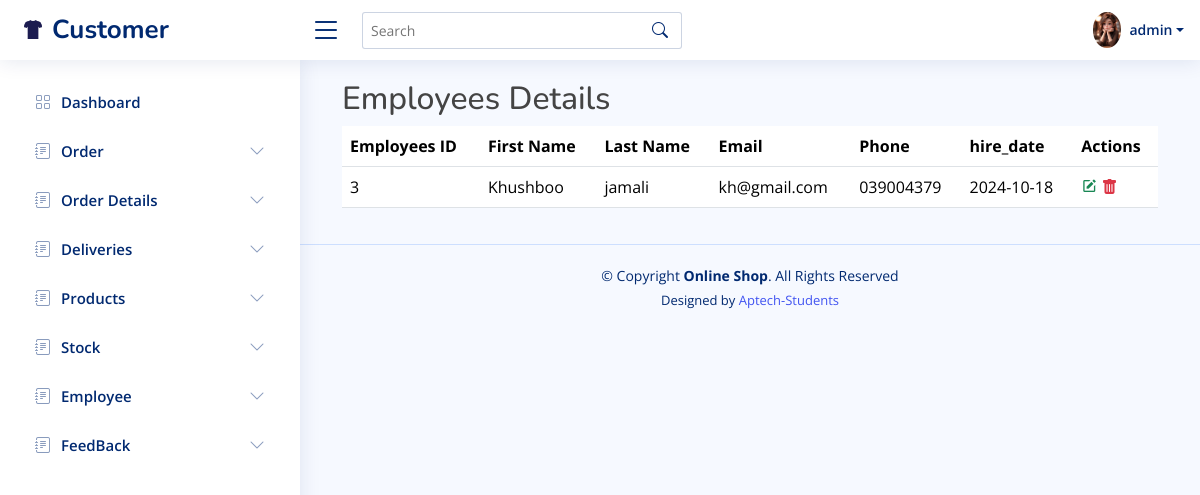
Screenshot of /online_shop/admin/view-employee.php (signed in) with the database file from the repository.
### tables this page shows
CREATE TABLE `employees` (
  `employee_id` int(11) NOT NULL,
  `first_name` varchar(50) DEFAULT NULL,
  `last_name` varchar(50) DEFAULT NULL,
  `email` varchar(100) DEFAULT NULL,
  `password` varchar(300) NOT NULL,
  `phone` varchar(50) DEFAULT NULL,
  `pic` varchar(400) NOT NULL,
  `hire_date` date DEFAULT NULL
);

### online_shop/admin/view-employee.php (the view)
<?php
include 'header.php';
?>
<?php
include 'config.php';
$sql = "SELECT * FROM employees";
$res = mysqli_query($conn, $sql);
?>
<div class="container">
    <h2>Employees Details</h2>
    <table class="table table">
        <thead>
            <tr>
                <th>Employees ID</th>
                <th>First Name</th>
                <th>Last Name</th>
                <th>Email</th>
                <th>Phone</th>
                <th>hire_date</th>
                <th>Actions</th>
            </tr>
        </thead>
        <tbody>
            <?php
            if (mysqli_num_rows($res) > 0) {
                while ($data = mysqli_fetch_assoc($res)) {
            ?>
                    <tr>
                        <td><?php echo $data['employee_id'] ?></td>
                        <td><?php echo $data['first_name'] ?></td>
                        <td><?php echo $data['last_name'] ?></td>
                        <td><?php echo $data['email'] ?></td>
                        <td><?php echo $data['phone'] ?></td>
                        <td><?php echo $data['hire_date'] ?></td>
                        <td>
                            <a href="update-employee.php?p_id=<?php echo $data['employee_id'] ?>"><i class="bx bxs-edit text-success"></i></a>
                            <a href="function.php?emp_id=<?php echo $data['employee_id'] ?>"><i class="bi bi-trash-fill text-danger"></i></a>
                        </td>
                    </tr>
            <?php
                }
            } else {
                echo "<tr><td colspan='5'>No products found.</td></tr>";
            }
            ?>
        </tbody>
    </table>
</div>
<?php
include 'footer.php';
?>

### online_shop/admin/assets/css/style.css (style rules this page uses)
:root { scroll-behavior: smooth; }
body { font-family: "Open Sans", sans-serif; background: #f6f9ff; color: #444444; }
a { color: #4154f1; text-decoration: none; }
h1, h2, h3, h4, h5, h6 { font-family: "Nunito", sans-serif; }

### rows the page displays
employees: employee_id "3", first_name "Khushboo", last_name "jamali", email "kh@gmail.com", phone "039004379", hire_date "2024-10-18"

### other values shown
$_SESSION['username'] "admin"
